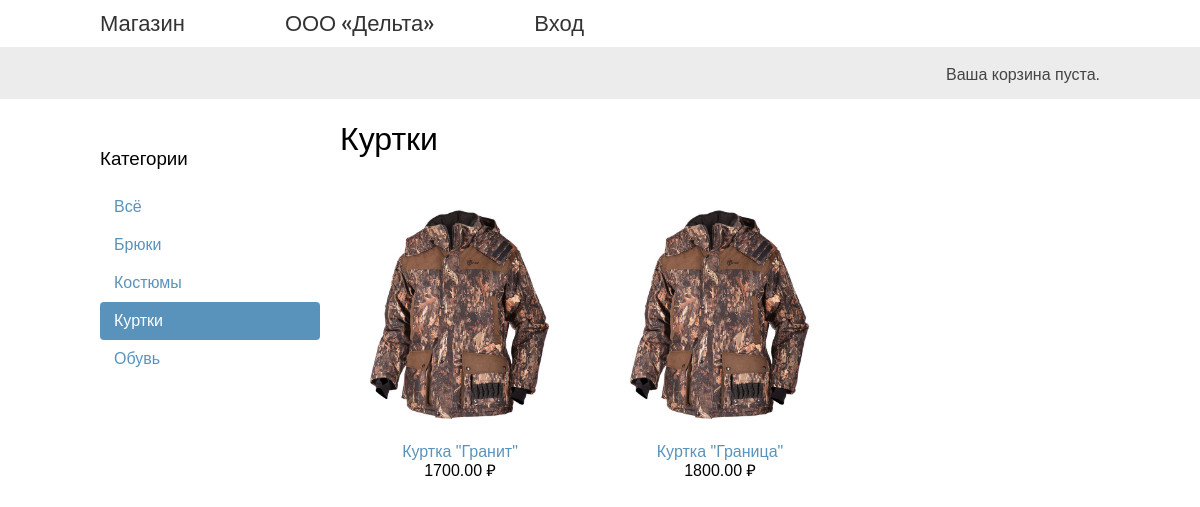
The page /kurtki/ on the database its author committed.
### shop/models.py (models this page shows, shortened)
class Category(models.Model):
    name = models.CharField(max_length=200, db_index=True, verbose_name='Имя')
    slug = models.SlugField(max_length=200, db_index=True, unique=True)
    class Meta:
        ordering = ('name',)
        verbose_name = 'Категория'
        verbose_name_plural = 'Категории'
    def get_absolute_url(self):
        return reverse('shop:product_list_by_category', args=[self.slug])

class Product(models.Model):
    category = models.ForeignKey(Category, related_name='product', on_delete=models.CASCADE)
    name = models.CharField(max_length=200, db_index=True)
    slug = models.SlugField(max_length=200, db_index=True)
    image = models.ImageField(upload_to='products/%Y/%m/%d', blank=True)
    description = models.TextField(blank=True)
    price = models.DecimalField(max_digits=10, decimal_places=2)
    stock = models.PositiveIntegerField()
    available = models.BooleanField(default=True)
    created = models.DateTimeField(auto_now_add=True)
    updated = models.DateTimeField(auto_now=True)
    class Meta:
        ordering = ('name',)
        index_together = (('id', 'slug'),)
    def get_absolute_url(self):
        return reverse('shop:product_detail', args=[self.id, self.slug])

### shop/views.py (the view)
def product_list(request, category_slug=None):
    category = None
    categories = Category.objects.all()
    products = Product.objects.filter(available=True)
    if category_slug:
        category = get_object_or_404(Category, slug=category_slug)
        products = products.filter(category=category)
    return render(request,
                  'shop/product/list.html',
                  {'category': category,
                   'categories': categories,
                   'products': products})

### cart/cart.py (called while the page is built)
    def __len__(self):
        return sum(item['quantity'] for item in self.cart.values())

### cart/context_processors.py (called while the page is built)
def cart(request):
    return {'cart': Cart(request)}

### shop/templates/shop/product/list.html (shortened to what this page needs)
{% extends "shop/base.html" %}
{% load static %}
{% block content %}
    <div id="sidebar">
        <h3>Категории</h3>
        <ul>
            <li {% if not category %}class="selected"{% endif %}>
                <a href="{% url "shop:product_list" %}">Всё</a>
            </li>
            {% for c in categories %}
                <li {% if category.slug == c.slug %}class="selected"{% endif %}>
                    <a href="{{ c.get_absolute_url }}">{{ c.name }}</a>
                </li>
            {% endfor %}
        </ul>
    </div>
    <div id="main" class="product-list">
        <h1>{% if category %}{{ category.name }}{% else %}Товары{% endif %}</h1>
        {% for product in products %}
            <div class="item">
                <a href="{{ product.get_absolute_url }}">
                    <img src="{% if product.image %}{{ product.image.url }}{% else %}{% static "img/no_image.png" %}{% endif %}">
                </a>
                <a href="{{ product.get_absolute_url }}">{{ product.name }}</a><br>
                {{ product.price }} ₽
            </div>
        {% endfor %}
    </div>
{% endblock %}

### shop/static/css/base.css (style rules this page uses)
body { margin:0; padding:0; font-family:helvetica, sans-serif; }
h1, h2, h3, h4, h5 , h6 { font-family: 'Ubuntu', sans-serif; font-weight:normal; }
a { text-decoration:none; color:#5993bb; }
#sidebar { width:220px; padding:30px 20px 0 0; float:left; }
#sidebar ul { margin:0; padding:0; }
#sidebar ul li { margin:0; list-style:none; padding:10px 14px; }
#sidebar ul li a { display:block; }
#sidebar ul li.selected { background:#5993bb; border-radius:4px; }
#sidebar ul li.selected a { color:#fff; }
#main { float:left; width: 96%; margin-right:-220px; overflow:hidden; }
.product-list .item { width:25%; padding:10px 20px 10px 0; float:left; text-align:center; line-height:1.2; }
.product-list .item img { width:100%; margin-bottom:8px; }

### rows shown on the page
Category: name "Брюки"
Category: name "Костюмы"
Category: name "Куртки"
Category: name "Обувь"
Product: image (picture), name "Куртка \"Гранит\"", price "1700.00"
Product: image (picture), name "Куртка \"Граница\"", price "1800.00"
